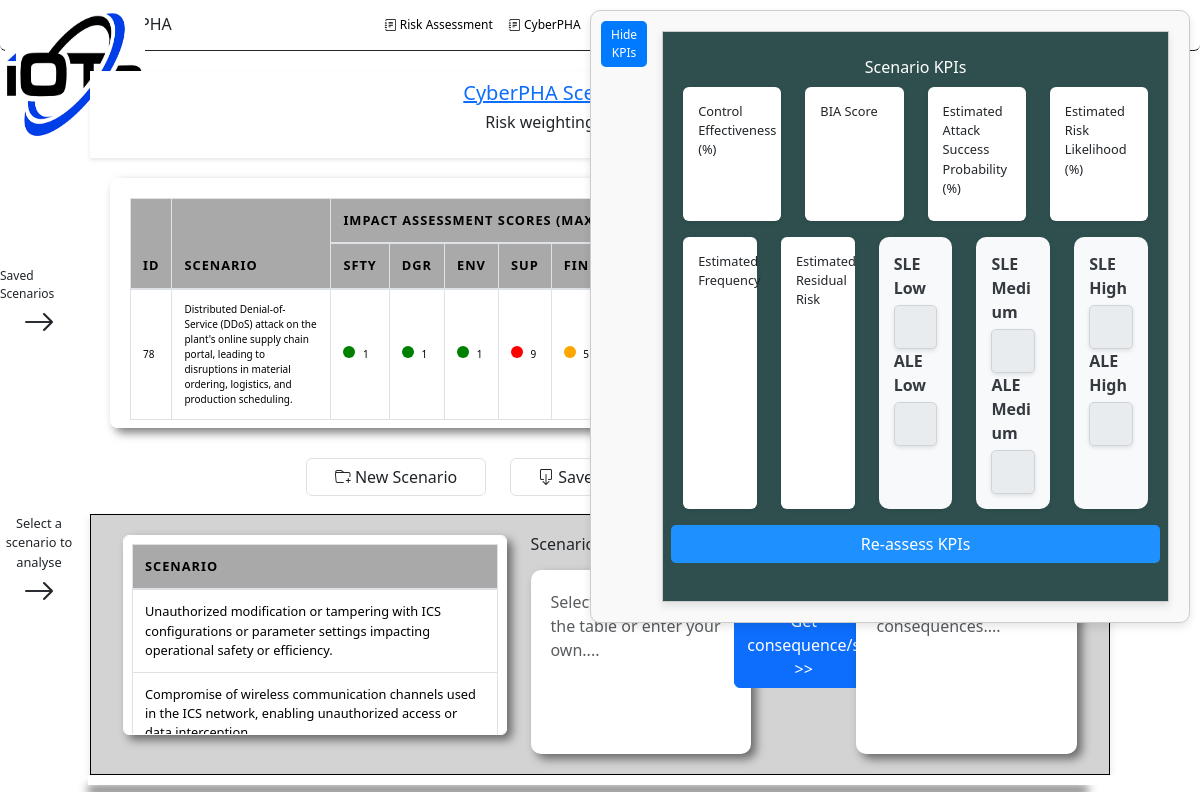
Page /OTRisk/assess_cyberpha/ (signed in, upper part) on the earlier database version.
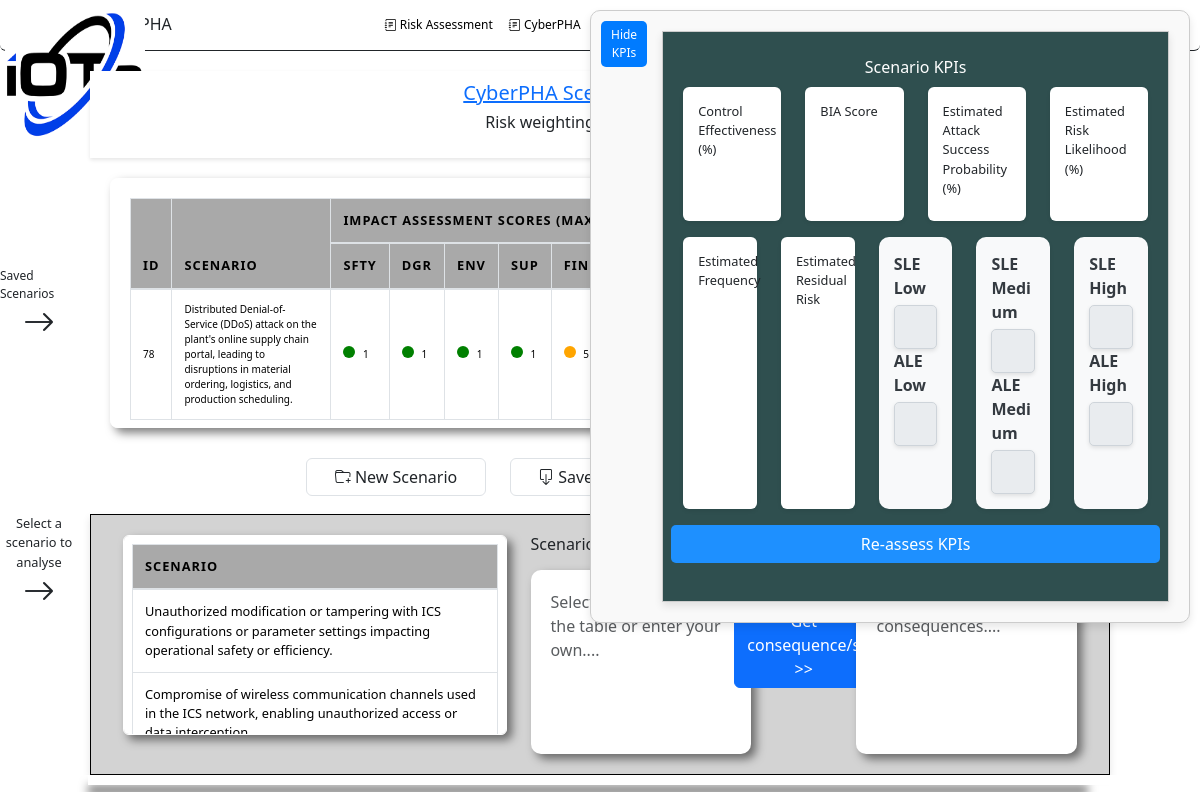
Same page on the later database version.
### OTRisk/models/Model_CyberPHA.py (models this page shows, shortened)
class tblCyberPHAScenario(models.Model):
    ID = models.AutoField(primary_key=True)
    CyberPHA = models.ForeignKey(tblCyberPHAHeader, on_delete=models.CASCADE, db_column='CyberPHA')
    Scenario = models.CharField(max_length=255)
    ThreatClass = models.CharField(max_length=100)
    ThreatAgent = models.CharField(max_length=100)
    ThreatAction = models.CharField(max_length=100)
    Countermeasures = models.CharField(max_length=500)
    RiskCategory = models.CharField(max_length=100)
    Consequence = models.CharField(max_length=1000)
    impactSafety = models.IntegerField()
    impactDanger = models.IntegerField()
    impactProduction = models.IntegerField()
    impactFinance = models.IntegerField()
    impactReputation = models.IntegerField()
    impactEnvironment = models.IntegerField()
    impactRegulation = models.IntegerField()
    impactData = models.IntegerField()
    impactSupply = models.IntegerField()
    UEL = models.IntegerField()
    uel_threat = models.IntegerField()
    uel_vuln = models.IntegerField()
    uel_exposure = models.IntegerField()
    RRU = models.IntegerField()
    SM = models.IntegerField()
    MEL = models.IntegerField()
    RRM = models.IntegerField()
    SA = models.IntegerField()
    MELA = models.IntegerField()
    RRa = models.TextField()
    sl = models.IntegerField()
    recommendations = models.CharField(max_length=1000)
    Deleted = models.IntegerField()
    timestamp = models.DateTimeField()
    aro = models.IntegerField()
    sle = models.IntegerField()
    ale = models.IntegerField()
    countermeasureCosts = models.IntegerField()
    control_recommendations = models.TextField()
    justifySafety = models.TextField()
    justifyLife = models.TextField()
    justifyProduction = models.TextField()
    justifyFinancial = models.TextField()
    justifyReputation = models.TextField()
    justifyEnvironment = models.TextField()
    env_contaminant = models.TextField(null=True)
    env_ecosystem = models.TextField(null=True)
    env_contamination = models.TextField(null=True)
    env_population = models.TextField(null=True)
    env_wildlife = models.TextField(null=True)
    justifyRegulation = models.TextField()
    justifyData = models.TextField()
    justifySupply = models.TextField()
    userID = models.ForeignKey(User, on_delete=models.CASCADE, db_column='userID')
    standards = models.TextField()
    outage = models.TextField()
    outageDuration = models.IntegerField()
    outageCost = models.IntegerField()
    probability = models.TextField()
    likelihood = models.IntegerField()
    sle_low = models.IntegerField()
    sle_high = models.IntegerField()
    risk_register = models.BooleanField(default=False)
    safety_hazard = models.TextField()
    sis_outage = models.BooleanField(default=False)
    sis_compromise = models.BooleanField(default=False)
    risk_owner = models.TextField()
    RISK_PRIORITIES = [
        ('Low', 'Low'),
        ('Medium', 'Medium'),
        ('High', 'High'),
        ('Critical', 'Critical'),
    ]
    risk_priority = models.CharField(max_length=50, choices=RISK_PRIORITIES)
    RISK_RESPONSES = [
        ('Manage', 'Manage'),
        ('Mitigate', 'Mitigate'),
        ('Transfer', 'Transfer'),
        ('Accept', 'Accept')
    ]
    risk_response = models.CharField(max_length=50, choices=RISK_RESPONSES)
    RISK_STATUSES = [
        ('Open', 'Open'),
        ('Closed', 'Closed')
    ]
    risk_status = models.CharField(max_length=50, choices=RISK_STATUSES)
    risk_open_date = models.DateField()
    risk_close_date = models.DateField()
    control_effectiveness = models.IntegerField()
    frequency = models.DecimalField(max_digits=4, decimal_places=1)
    sl_a = models.PositiveSmallIntegerField(choices=SECURITY_LEVELS, default=0)
    dangerScope = models.TextField()
    ai_bia_score = models.IntegerField()
    ale_low = models.IntegerField()
    ale_high = models.IntegerField()
    ale_median = models.IntegerField()
    class Meta:
        db_table = 'tblCyberPHAScenario'

### OTRisk/views.py (the view)
# urls.py: path('assess_cyberpha/', views.assess_cyberpha, name='assess_cyberpha'),
@login_required()
def assess_cyberpha(request, cyberPHAID=None):
    if cyberPHAID:
        active_cyberpha = cyberPHAID
    else:
        active_cyberpha = request.GET.get('active_cyberpha', None)
        if active_cyberpha is None:
            active_cyberpha = request.session.get('cyberPHAID', 0)
    organization_id = request.session['user_organization']
    try:
        pha_record = tblCyberPHAHeader.objects.get(ID=active_cyberpha)
    except tblCyberPHAHeader.DoesNotExist:
        request.session.flush()
        return redirect('OTRisk:logout')
    if active_cyberpha is None:
        active_cyberpha = request.session.get('cyberPHAID', 0)
    try:
        record_owner_organization = UserProfile.objects.get(user=pha_record.UserID).organization_id
        user_organization = UserProfile.objects.get(user=request.user).organization_id
        if user_organization != record_owner_organization:
            request.session.flush()
            return redirect('OTRisk:logout')  # Redirect to logout path which will then redirect to login
    except (tblCyberPHAHeader.DoesNotExist, UserProfile.DoesNotExist):
        pass
    industry_id = tblIndustry.objects.get(Industry=pha_record.Industry).id
    tbl_scenarios = tblScenarios.objects.filter(industry_id=industry_id)
    custom_scenarios = CustomScenario.objects.filter(organization_id=organization_id)
    tbl_scenarios_list = [{'ID': obj.ID, 'Scenario': obj.Scenario} for obj in tbl_scenarios]
    custom_scenarios_list = [{'ID': obj.id, 'Scenario': obj.scenario} for obj in custom_scenarios]
    combined_scenarios = tbl_scenarios_list + custom_scenarios_list
    control_objectives = tblControlObjectives.objects.all()
    mitigation_measures = tblMitigationMeasures.objects.all()
    threat_intelligence = tblThreatIntelligence.objects.all().order_by('ThreatDescription')
    risk_categories = tblRiskCategories.objects.all().order_by('CategoryName')
    safeguards = tblSafeguards.objects.order_by('Safeguard').values('Safeguard').distinct()
    threatsources = tblThreatSources.objects.all().order_by('ThreatSource')
    threatactions = tblThreatActions.objects.all().order_by('ThreatAction')
    consequenceList = tblConsequence.objects.all().order_by('Consequence')
    standardslist = tblStandards.objects.all().order_by('standard')
    control_objectives = [json.loads(obj.ControlObjective) for obj in control_objectives]
    active_cyberpha_id = request.GET.get('active_cyberpha')
    description = ''
    if active_cyberpha_id is not None:
        try:
            description = tblCyberPHAHeader.objects.get(ID=active_cyberpha_id).Description
        except tblCyberPHAHeader.DoesNotExist:
            pass
    response = JsonResponse({'message': 'Success'})
    response['Access-Control-Allow-Origin'] = '*'  # Set the CORS header
    clicked_row_facility_name = request.session.get('clickedRowFacilityName', None)
    saved_scenarios = tblCyberPHAScenario.objects.filter(CyberPHA=active_cyberpha, Deleted=0)
    MitreControlAssessment_results = MitreControlAssessment.objects.filter(cyberPHA_id=active_cyberpha)
    control_assessments_data = serializers.serialize('json', MitreControlAssessment_results)
    return render(request, 'OTRisk/phascenariomgr.html', {
        'scenarios': combined_scenarios,
        'control_objectives': control_objectives,
        'mitigation_measures': mitigation_measures,
        'threat_intelligence': threat_intelligence,
        'risk_categories': risk_categories,
        'description': description,
        'safeguards': safeguards,
        'threatsources': threatsources,
        'threatactions': threatactions,
        'clicked_row_facility_name': clicked_row_facility_name,
        'saved_scenarios': saved_scenarios,
        'standardslist': standardslist,
        'MitreControlAssessment_results': control_assessments_data,
        'SECURITY_LEVELS': SECURITY_LEVELS
    })

### OTRisk/templates/OTRisk/phascenariomgr.html (shortened to what the changed rows need)
{% load static %}
<!DOCTYPE html>
<html>
<head>
<link href="https://cdn.jsdelivr.net/npm/bootstrap-icons@1.7.1/font/bootstrap-icons.css" rel="stylesheet">
<link rel="stylesheet" type="text/css" href="https://cdn.datatables.net/1.11.3/css/jquery.dataTables.css">
<link href="https://cdn.jsdelivr.net/npm/select2@4.1.0-rc.0/dist/css/select2.min.css" rel="stylesheet" />
<link rel="stylesheet" href="https://maxcdn.bootstrapcdn.com/bootstrap/4.5.2/css/bootstrap.min.css">
<link rel="stylesheet" href="https://cdnjs.cloudflare.com/ajax/libs/font-awesome/5.15.3/css/all.min.css"/>
{% load django_bootstrap5 %}
{% bootstrap_css %}
</head>
<body>
<form id="cyberpha-form">
<div class="row" style="height: 300px">
    <div class="col-md-1" style="background-color: white; display: flex; flex-direction: column; justify-content: center; align-items: center; height: 100%;">
        <div><h2><i class="bi bi-arrow-right"></i></h2></div>
    </div>
    <div class="col-md-10 " style="background-color: white; padding: 20px">
        <div class="table-wrap rounded-3" style="border: 3px #97979A; border-radius: 10px; box-shadow: 5px 5px 10px rgba(0, 0, 0, 0.5);  padding: 20px; background-color: white; height: 250px">
            <table id="userscenarioList" class="table table-hover table-bordered small small-font overflow-auto compact" style="background-color: white;">
                <thead>
                    <tr>
                        <th rowspan="2" >ID</th>
                        <th rowspan="2" style="width: 40%">Scenario</th>
                        <th colspan="9">Impact Assessment Scores (Max = 10)</th>
                        <th rowspan="2">Threat</th>
                        <th rowspan="2">Risk</th>
                    </tr>
                    <tr>
                        <th>Sfty</th>
                        <th>Dgr</th>
                        <th>Env</th>
                        <th>Sup</th>
                        <th>Fin</th>
                        <th>Ops</th>
                        <th>Data</th>
                        <th>Regs</th>
                        <th>Rep</th>
                    </tr>
                </thead>
                <tbody id="userscenarioListBody" style="font-size: 10px">
                  {% for saved_scenarios in saved_scenarios %}
                  <tr onclick="fillScenario({{ saved_scenarios.ID}}); highlightRow(this);">
                    <td>{{ saved_scenarios.ID }}</td>
                    <td>{{ saved_scenarios.Scenario }}</td>
                    <td>
                        {% if saved_scenarios.impactSafety < 4 %}
                            <span class="green-circle"></span>
                        {% elif saved_scenarios.impactSafety >= 4 and saved_scenarios.impactSafety < 8 %}
                            <span class="orange-circle"></span>
                        {% elif saved_scenarios.impactSafety >= 8 %}
                            <span class="red-circle"></span>
                        {% endif %}
                        {{ saved_scenarios.impactSafety }}
                    </td>
                    <td>
                        {% if saved_scenarios.impactDanger < 4 %}
                            <span class="green-circle"></span>
                        {% elif saved_scenarios.impactDanger  >= 4 and saved_scenarios.impactDanger  < 8 %}
                            <span class="orange-circle"></span>
                        {% elif saved_scenarios.impactDanger  >= 8 %}
                            <span class="red-circle"></span>
                        {% endif %}
                        {{ saved_scenarios.impactDanger  }}
                    </td>
                    <td>
                        {% if saved_scenarios.impactEnvironment < 4 %}
                            <span class="green-circle"></span>
                        {% elif saved_scenarios.impactEnvironment  >= 4 and saved_scenarios.impactEnvironment  < 8 %}
                            <span class="orange-circle"></span>
                        {% elif saved_scenarios.impactEnvironment  >= 8 %}
                            <span class="red-circle"></span>
                        {% endif %}
                        {{ saved_scenarios.impactEnvironment  }}
                    </td>
                  <td>
                      {% if saved_scenarios.impactSupply < 4 %}
                          <span class="green-circle"></span>
                      {% elif saved_scenarios.impactSupply >= 4 and saved_scenarios.impactSupply < 8 %}
                          <span class="orange-circle"></span>
                      {% elif saved_scenarios.impactSupply >= 8 %}
                          <span class="red-circle"></span>
                      {% endif %}
                      {{ saved_scenarios.impactSupply }}
                  </td>
                    <td>
                        {% if saved_scenarios.impactFinance < 4 %}
                            <span class="green-circle"></span>
                        {% elif saved_scenarios.impactFinance >= 4 and saved_scenarios.impactFinance < 8 %}
                            <span class="orange-circle"></span>
                        {% elif saved_scenarios.impactFinance >= 8 %}
                            <span class="red-circle"></span>
                        {% endif %}
                        {{ saved_scenarios.impactFinance }}
                    </td>
                    <td>
                    </td>
                    <td>
                    </td>
                    <td>
                    </td>
                    <td>
                    </td>
                    <td>{{ saved_scenarios.ThreatClass }}</td>
                    <td>{{ saved_scenarios.RiskCategory }}</td>
                    <td>
                        <a href="{% url 'OTRisk:deletescenario' saved_scenarios.ID saved_scenarios.CyberPHA.ID %}"
                           class="btn btn-danger"
                           onclick="return checkDeleteCondition();">Del</a>
                    </td>
                  </tr>
                  {% endfor %}
                </tbody>
              </table>
        </div>
    </div>
</div>
<br>
<div class="row small-font">
    <div class="col-md-1" style="background-color: white; display: flex; flex-direction: column; justify-content: center; align-items: center; height: 100%;">
        <div><h2><i class="bi bi-arrow-right"></i></h2></div>
    </div>
    <div class="col-md-10">
    <div class ="row" style="border: 1px solid #000000; box-shadow: 0 4px 8px rgba(0,0,0,0.1); padding: 20px; background-color: lightgrey">
        <div class="col-md-5 d-flex justify-content-center">
            <div class="table-wrap border border-white rounded p-2 table-container" >
                <table id="scenarioList" class="table table-hover table-bordered small small-font overflow-auto" style="width: 100%;">
                    <thead>
                        <tr>
                            <th>Scenario</th>
                        </tr>
                    </thead>
                </table>
    </div>
        </div>
    </div>
</div>
<br>
</div>
<br>
   <br>
</form>
</body>
</html>

Differences in the rows shown:
changed tblCyberPHAScenario id 78: impactSupply "9" → "1"
